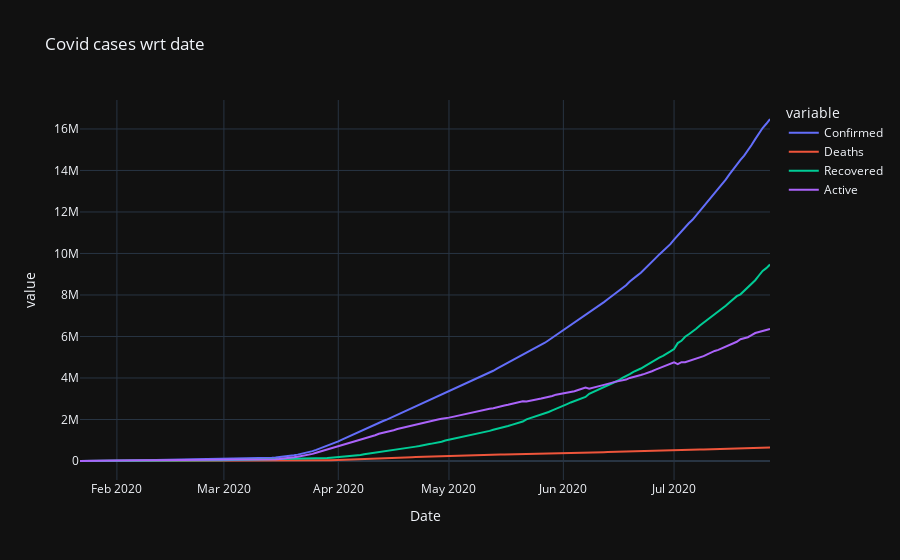

Write notebook code for a chart like this one.
### Code cell
px.line(day_wise_df,x='Date',y=['Date', 'Confirmed', 'Deaths', 'Recovered', 'Active'],title='Covid cases wrt date',template='plotly_dark')

### Figure 1 — Plotly figure (JSON) as saved in the notebook; plotly's stock layout.template omitted (floating-point values rounded to 4 significant figures; data arrays with more than 128 entries replaced by an {"elided": "..."} marker saying what was removed)
{"data": [{"hovertemplate": "variable=Confirmed<br>Date=%{x}<br>value=%{y}<extra></extra>", "legendgroup": "Confirmed", "line": {"color": "#636efa", "dash": "solid"}, "mode": "lines", "name": "Confirmed", "orientation": "v", "showlegend": true, "type": "scatter", "x": {"elided": "188 str values"}, "xaxis": "x", "y": {"elided": "188 int values"}, "yaxis": "y"}, {"hovertemplate": "variable=Deaths<br>Date=%{x}<br>value=%{y}<extra></extra>", "legendgroup": "Deaths", "line": {"color": "#EF553B", "dash": "solid"}, "mode": "lines", "name": "Deaths", "orientation": "v", "showlegend": true, "type": "scatter", "x": {"elided": "188 str values"}, "xaxis": "x", "y": {"elided": "188 int values"}, "yaxis": "y"}, {"hovertemplate": "variable=Recovered<br>Date=%{x}<br>value=%{y}<extra></extra>", "legendgroup": "Recovered", "line": {"color": "#00cc96", "dash": "solid"}, "mode": "lines", "name": "Recovered", "orientation": "v", "showlegend": true, "type": "scatter", "x": {"elided": "188 str values"}, "xaxis": "x", "y": {"elided": "188 int values"}, "yaxis": "y"}, {"hovertemplate": "variable=Active<br>Date=%{x}<br>value=%{y}<extra></extra>", "legendgroup": "Active", "line": {"color": "#ab63fa", "dash": "solid"}, "mode": "lines", "name": "Active", "orientation": "v", "showlegend": true, "type": "scatter", "x": {"elided": "188 str values"}, "xaxis": "x", "y": {"elided": "188 int values"}, "yaxis": "y"}], "layout": {"legend": {"title": {"text": "variable"}, "tracegroupgap": 0}, "title": {"text": "Covid cases wrt date"}, "xaxis": {"anchor": "y", "domain": [0, 1], "title": {"text": "Date"}}, "yaxis": {"anchor": "x", "domain": [0, 1], "title": {"text": "value"}}}}
